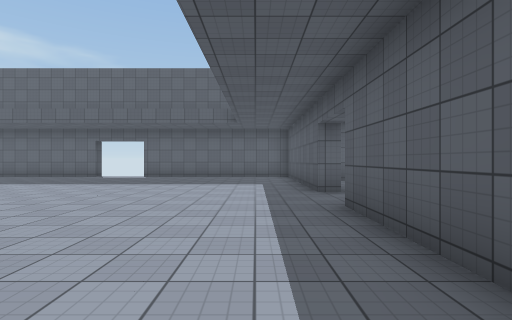
View 1 (above)

17 first-person views from a walk through a 3-D level made in the Unity game engine. The camera is 1.4 m above the floor, looks level and sees 80° across. The floor is counted in squares, 2 m on a side. Each view is taken from the middle of a square. On the plan, view 1 faces up. The plan holds only what a view shows up to about 10 squares ahead; the rest is blank. The place goes on beyond the plan. Surface patterns are stand-ins for the level's own textures.

View 2
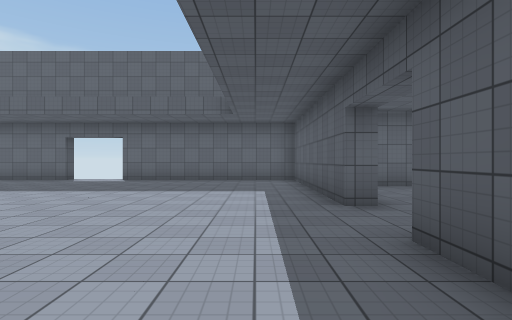

View 3
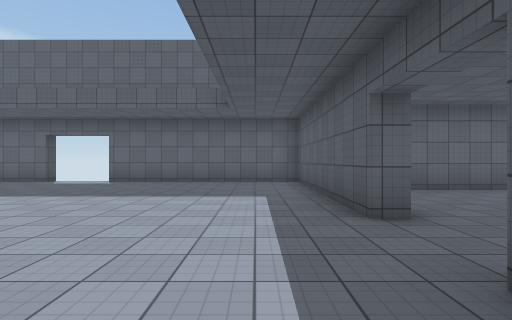

View 4
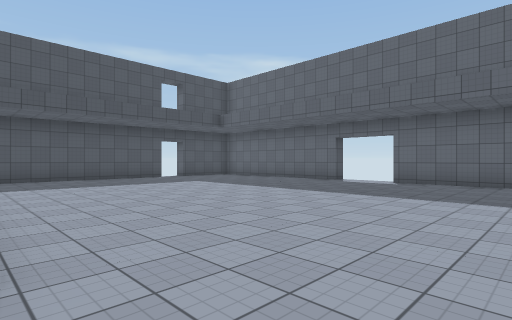

View 5
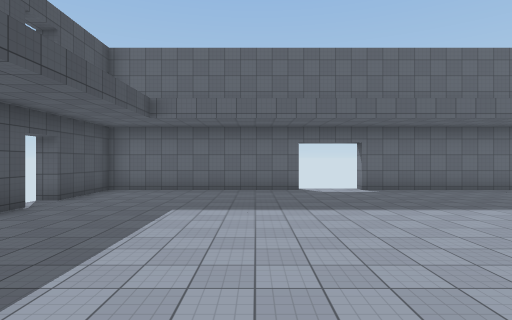

View 6
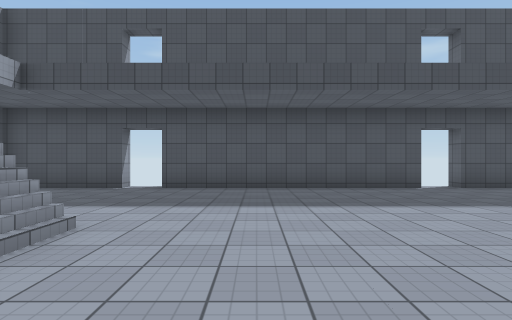

View 7
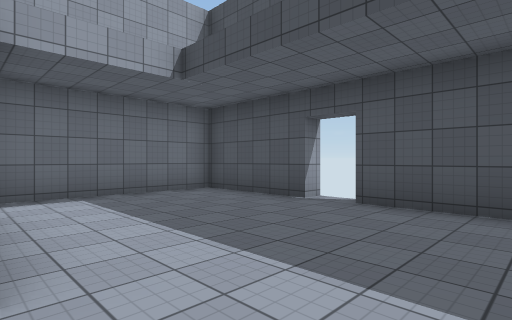

View 8
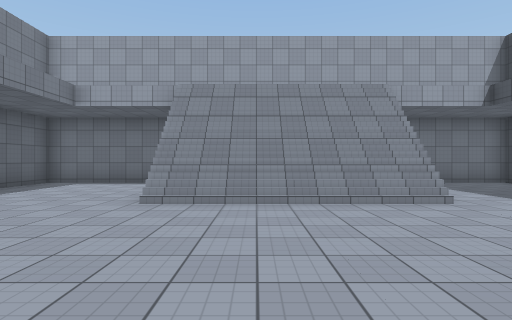

View 9
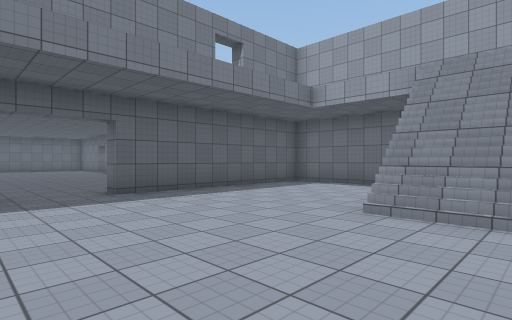

View 10
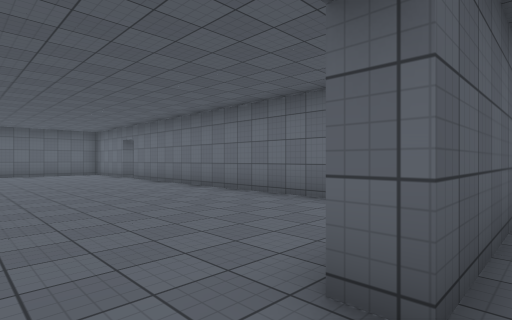

View 11
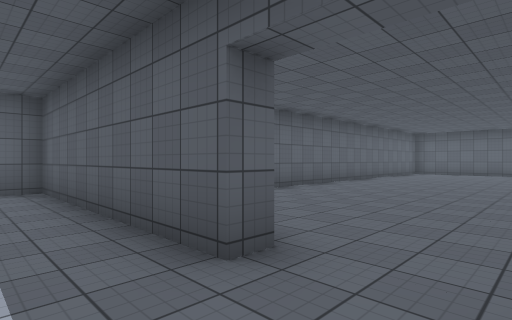

View 12
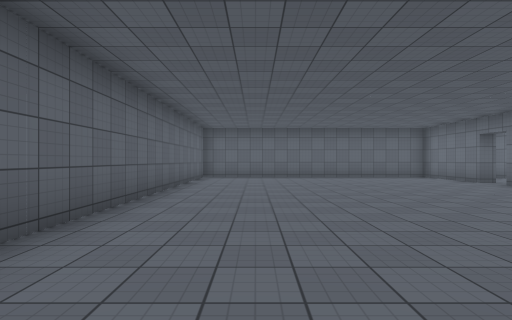

View 13
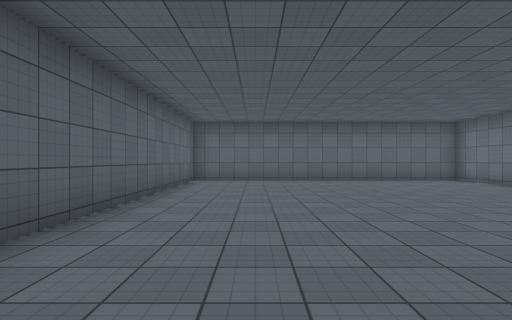

View 14
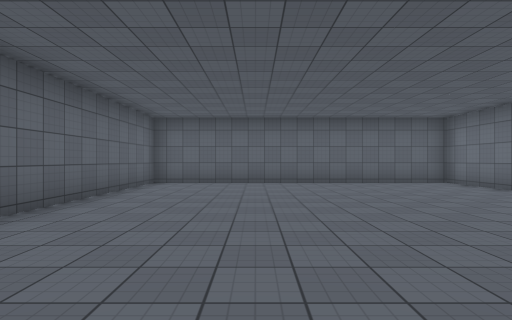

View 15
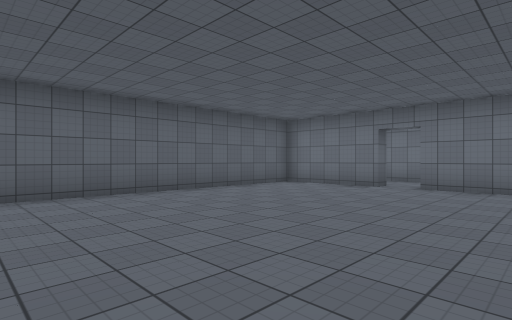

View 16
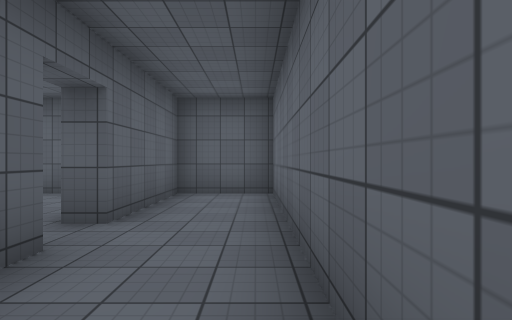

View 17
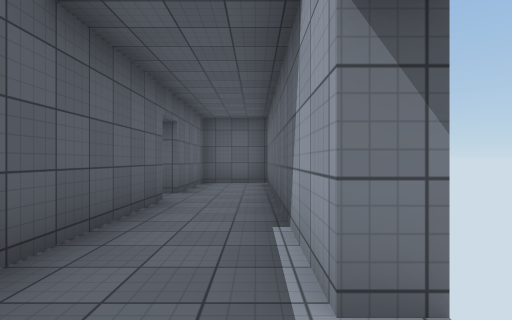

### Floor plan
Key: @ floor where view 1 was taken; # wall or solid block; . floor; / step, stairs or slope.
Columns run from 13 left of view 1 to 17 right of it. Each row starts with its distance up from view 1.
 13 #######..#######
 12 #..............#
 11 #..............################
 10 ...............#..............#
  9 #..............#..............#
  8 #..............#..............#
  7 #..............#..............#
  6 #.............................#
  5 #.............................#
  4 #..............#..............#
  3 #....//////....#..............#
  2 .....//////....#..............#
  1 #....//////....# /////////.####
  0 #..../     ..@.#     .........#
 -1 #....#     ....#    /.........#
 -2 ######     #####      #########

Where each view was taken, in squares from view 1:
view 1: 0 up, 0 right, facing up
view 2: 2 up, 0 right, facing up
view 3: 3 up, 0 right, facing up
view 4: 3 up, 1 left, facing up-left
view 5: 3 up, 8 left, facing up
view 6: 5 up, 5 left, facing left
view 7: 5 up, 8 left, facing down-left
view 8: 8 up, 5 left, facing down
view 9: 7 up, 5 left, facing down-right
view 10: 6 up, 1 right, facing down-right
view 11: 5 up, 0 right, facing up-right
view 12: 8 up, 4 right, facing right
view 13: 8 up, 6 right, facing right
view 14: 7 up, 7 right, facing right
view 15: 9 up, 10 right, facing down-right
view 16: 1 down, 10 right, facing right
view 17: 1 down, 7 right, facing right
